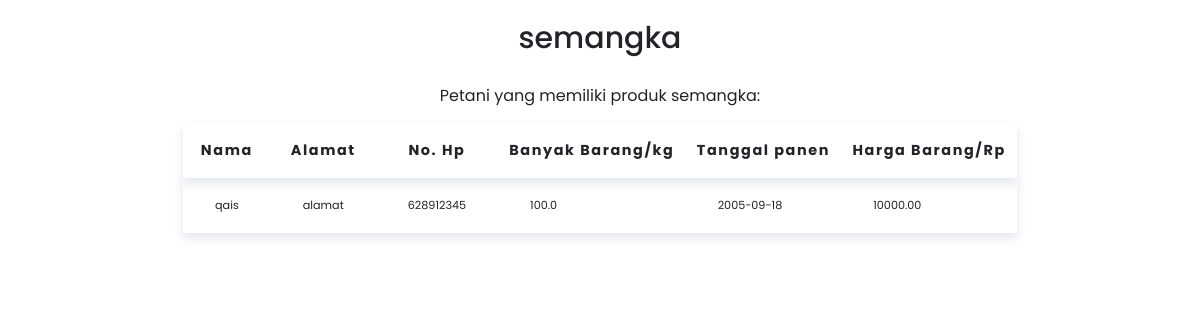
Screenshot of /postbarang.php?nama_barang=semangka with the database file from the repository.
### tables this page shows
CREATE TABLE `petani` (
  `id_petani` int(11) NOT NULL AUTO_INCREMENT,
  `petani_produk` varchar(255) NOT NULL,
  `nama` varchar(255) NOT NULL,
  `alamat` text NOT NULL,
  `nomor_hp` varchar(20) NOT NULL,
  CONSTRAINT petani_ID_PK PRIMARY KEY(id_petani)
);

CREATE TABLE `produk` (
  `id_produk` int(11) NOT NULL AUTO_INCREMENT,
  `nama_produk` varchar(255) NOT NULL,
  `berat_barang` float(5,1) NOT NULL,
  `tanggal_panen` date NULL DEFAULT CURRENT_DATE,
  `harga_barang` decimal(10,2) NOT NULL,
  CONSTRAINT produk_id_PK PRIMARY KEY(id_produk),
  CONSTRAINT produk_barangID_FK FOREIGN KEY(nama_produk) REFERENCES barang(nama_barang)
);

### postbarang.php (the view, shortened to what this page needs)
<?php
require 'config.php';
if (isset($_GET['nama_barang'])) {
    $produk = $_GET['nama_barang'];
    $q  = mysqli_query($conn, "SELECT * FROM petani WHERE petani_produk = '{$produk}'");
    $q2 = mysqli_query($conn, "SELECT * FROM produk WHERE nama_produk = '{$produk}'");
}
?>
<!DOCTYPE html>
<html lang="en">
<head>
	<link href="https://cdn.jsdelivr.net/npm/bootstrap@5.1.2/dist/css/bootstrap.min.css" rel="stylesheet">
    <link rel="stylesheet" href="css/liststyle.css">
</head>
<body>
	<div class="produc-title">
	<h1 class="list-title"><?= $produk; ?></h1>
    <p class="text-center">Petani yang memiliki produk <?= $produk; ?>:</p>
	</div>
	<div class="row justify-content-center">
    <div class="col-auto">
	<table>
	<thead>
		<tr class="text-center">
            <th scope="col">Nama</th>
            <th scope="col">Alamat</th>
            <th scope="col">No. Hp</th>
            <th scope="col">Banyak Barang/kg</th>
            <th scope="col">Tanggal panen</th>
            <th scope="col">Harga Barang/Rp</th>
		</tr>
	</thead>
	<tbody>
    <?php
		while($petani = mysqli_fetch_array($q)){
			echo "<tr>";
			echo "<td>".$petani['nama']."</td>";
			echo "<td>".$petani['alamat']."</td>";
			echo "<td>".$petani['nomor_hp']."</td>";
            $produkk = mysqli_fetch_array($q2);
            echo "<td>".$produkk['berat_barang']."</td>";
            echo "<td>".$produkk['tanggal_panen']."</td>";
			echo "<td>".$produkk['harga_barang']."</td>";
			echo "</tr>";
			}
		?>
    </tbody>
	</table>
	</div>
    </div>
</body>
</html>

### css/liststyle.css (style rules this page uses)
* { font-family: "poppins", sans-serif; }
table { border-collapse: collapse; box-shadow: 0 5px 10px #e1e5ee; background-color: white; overflow: hidden; }
thead { box-shadow: 0 5px 10px #e1e5ee; }
th { padding: 1rem 0.7rem; letter-spacing: 0.1rem; font-size: 0.9rem; font-weight: 700; }
td { padding: 1.2rem 2rem; font-size: 0.7rem; }
.list-title { text-align: center; font-size: 30px; padding-top: 20px; padding-bottom: 20px; }

### rows the page displays
petani: nama "qais", alamat "alamat", nomor_hp "628912345", produk.berat_barang "100.0", produk.tanggal_panen "2005-09-18", produk.harga_barang "10000.00"

### other values shown
$produk "semangka"
